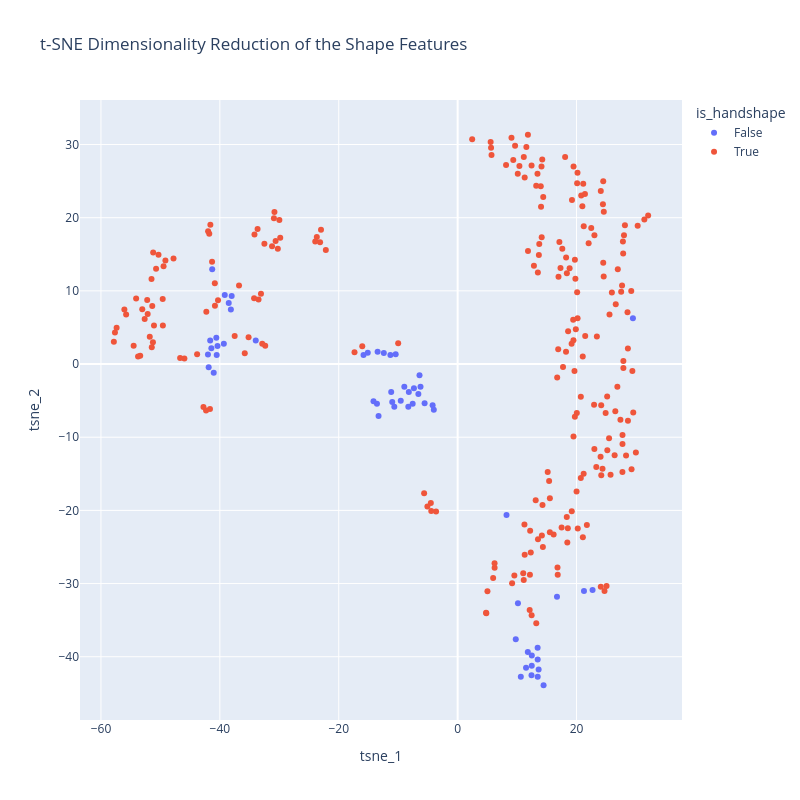

Notebook code cell kept with this figure:
### Code cell
# Dataframe for the px plot
tsne_df = pd.DataFrame({
    'tsne_1': X_tsne_dist[:, 0],
    'tsne_2': X_tsne_dist[:, 1],
    'name': dist_mat.columns,
    'is_handshape': [name.startswith("../") for name in dist_mat.columns]
})

# Plot
fig = px.scatter(
    tsne_df,
    x='tsne_1',
    y='tsne_2',
    color='is_handshape',
    hover_data=['name'],
    title="t-SNE Dimensionality Reduction of the Shape Features"
)

fig.update_layout(width=800, height=800)
fig.show()

### Figure 1 — Plotly figure (JSON) as saved in the notebook; plotly's stock layout.template omitted (floating-point values rounded to 4 significant figures; data arrays with more than 128 entries replaced by an {"elided": "..."} marker saying what was removed)
{"data": [{"customdata": [["fbx\\M20241107_6263_260710_2.fbx_segment_0"], ["fbx\\M20241107_6263_260710_2.fbx_segment_1"], ["fbx\\M20241107_6263_260710_2.fbx_segment_2"], ["fbx\\M20241107_6263_260710_2.fbx_segment_3"], ["fbx\\M20260119_1078_260713_1.fbx_segment_0"], ["fbx\\M20260119_1078_260713_1.fbx_segment_1"], ["fbx\\M20260119_1078_260713_1.fbx_segment_2"], ["fbx\\M20260119_1078_260713_1.fbx_segment_3"], ["fbx\\M20260119_1078_260713_1.fbx_segment_4"], ["fbx\\M20260120_1291_260713_0.fbx_segment_0"], ["fbx\\M20260120_1291_260713_0.fbx_segment_1"], ["fbx\\M20260120_1291_260713_0.fbx_segment_2"], ["fbx\\M20260120_1291_260713_0.fbx_segment_3"], ["fbx\\M20260120_1291_260713_0.fbx_segment_4"], ["fbx\\M20260120_1291_260713_0.fbx_segment_5"], ["fbx\\M20260126_1564_260713_1.fbx_segment_0"], ["fbx\\M20260126_1564_260713_1.fbx_segment_1"], ["fbx\\M20260126_1564_260713_1.fbx_segment_2"], ["fbx\\M20260126_1564_260713_1.fbx_segment_3"], ["fbx\\M20260126_1564_260713_1.fbx_segment_4"], ["fbx\\M20260126_1564_260713_1.fbx_segment_5"], ["fbx\\M20260126_1564_260713_1.fbx_segment_6"], ["fbx\\M20260126_1564_260713_1.fbx_segment_7"], ["fbx\\M20260126_1578_260713_0.fbx_segment_0"], ["fbx\\M20260126_1578_260713_0.fbx_segment_1"], ["fbx\\M20260126_1578_260713_0.fbx_segment_2"], ["fbx\\M20260126_1578_260713_0.fbx_segment_3"], ["fbx\\M20260126_1578_260713_0.fbx_segment_4"], ["fbx\\M20260126_1578_260713_0.fbx_segment_5"], ["fbx\\M20260127_2139_260713_0.fbx_segment_0"], ["fbx\\M20260127_2139_260713_0.fbx_segment_1"], ["fbx\\M20260127_2139_260713_0.fbx_segment_2"], ["fbx\\M20260127_2139_260713_0.fbx_segment_3"], ["fbx\\M20260127_2139_260713_0.fbx_segment_4"], ["fbx\\M20260506_0579_260713_0.fbx_segment_0"], ["fbx\\M20260506_0579_260713_0.fbx_segment_1"], ["fbx\\M20260506_0579_260713_0.fbx_segment_2"], ["fbx\\M20260506_0579_260713_0.fbx_segment_3"], ["fbx\\M20260506_0579_260713_0.fbx_segment_4"], ["fbx\\M20260506_0594_260713_4.fbx_segment_0"], ["fbx\\M20260506_0594_260713_4.fbx_segment_1"], ["fbx\\M20260506_0594_260713_4.fbx_segment_2"], ["fbx\\M20260506_0594_260713_4.fbx_segment_3"], ["fbx\\M20260506_0594_260713_4.fbx_segment_4"], ["fbx\\M20260506_0594_260713_4.fbx_segment_5"], ["fbx\\M20260506_0594_260713_4.fbx_segment_6"], ["fbx\\M20260506_0594_260713_4.fbx_segment_7"], ["fbx\\M20260506_0594_260713_4.fbx_segment_8"], ["fbx\\M20260506_0604_260713_0.fbx_segment_0"], ["fbx\\M20260506_0604_260713_0.fbx_segment_1"], ["fbx\\M20260506_0604_260713_0.fbx_segment_2"], ["fbx\\M20260506_0604_260713_0.fbx_segment_3"], ["fbx\\M20260506_0604_260713_0.fbx_segment_4"], ["fbx\\M20260506_0604_260713_0.fbx_segment_5"], ["fbx\\M20260506_0604_260713_0.fbx_segment_6"], ["fbx\\M20260506_0604_260713_0.fbx_segment_7"], ["fbx\\M20260506_0604_260713_0.fbx_segment_8"]], "hovertemplate": "is_handshape=False<br>tsne_1=%{x}<br>tsne_2=%{y}<br>name=%{customdata[0]}<extra></extra>", "legendgroup": "False", "marker": {"color": "#636efa", "symbol": "circle"}, "mode": "markers", "name": "False", "orientation": "v", "showlegend": true, "type": "scatter", "x": [-13.3, 10.63, -41.88, -13.57, -11.18, -40.53, -33.96, 13.46, -7.566, -4.009, 12.48, -39.17, 13.46, 13.63, -4.21, -6.607, -41.63, -15.12, -12.42, -15.83, -38.15, 12.43, -6.242, -8.969, 14.46, 16.71, 29.48, -38.51, -9.57, -7.355, -41.43, -41.03, -42.0, -14.15, -11.0, -13.46, -39.33, -40.39, -10.65, -8.211, 12.47, -38.01, -41.29, -11.31, 21.25, 22.7, 11.51, -6.414, -8.298, 13.47, -40.59, 9.778, -10.42, 11.8, 10.15, 8.222, -5.557], "xaxis": "x", "y": [-7.102, -42.74, -0.4533, -5.441, -3.81, 1.236, 3.221, -40.36, -5.44, -6.235, -39.83, 9.441, -38.78, -41.74, -5.644, -4.105, 3.203, 1.542, 1.503, 1.234, 7.469, -42.54, -3.097, -3.105, -43.9, -31.79, 6.25, 8.329, -5.031, -3.304, 2.156, -1.182, 1.289, -5.068, -5.193, 1.673, 2.758, 2.455, -5.835, -3.829, -41.24, 9.301, 12.94, 1.235, -31.01, -30.9, -41.51, -1.519, -5.852, -42.73, 3.594, -37.62, 1.325, -39.35, -32.69, -20.63, -5.355], "yaxis": "y"}, {"customdata": {"elided": "235x1 str values"}, "hovertemplate": "is_handshape=True<br>tsne_1=%{x}<br>tsne_2=%{y}<br>name=%{customdata[0]}<extra></extra>", "legendgroup": "True", "marker": {"color": "#EF553B", "symbol": "circle"}, "mode": "markers", "name": "True", "orientation": "v", "showlegend": true, "type": "scatter", "x": {"elided": "235 float values"}, "xaxis": "x", "y": {"elided": "235 float values"}, "yaxis": "y"}], "layout": {"height": 800, "legend": {"title": {"text": "is_handshape"}, "tracegroupgap": 0}, "title": {"text": "t-SNE Dimensionality Reduction of the Shape Features"}, "width": 800, "xaxis": {"anchor": "y", "domain": [0, 1], "title": {"text": "tsne_1"}}, "yaxis": {"anchor": "x", "domain": [0, 1], "title": {"text": "tsne_2"}}}}
